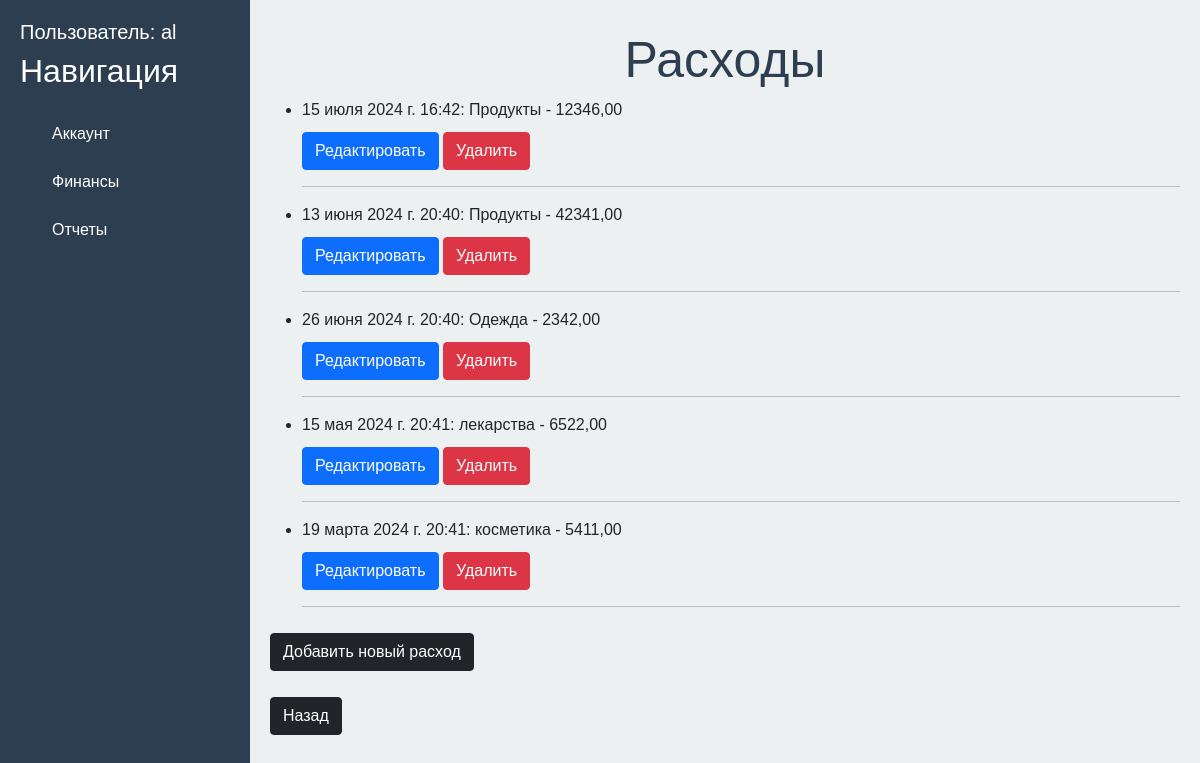
The app's page /myfinances/expense/ (signed in) with its own data.
### users/models.py (models this page shows)
class User(AbstractUser):
    pass

### finances/models.py (models this page shows, shortened)
class Expense(models.Model):
    user = models.ForeignKey(settings.AUTH_USER_MODEL, on_delete = models.CASCADE)
    category = models.CharField(max_length = 100)
    amount = models.DecimalField(max_digits = 10, decimal_places = 2, default=0)
    date = models.DateTimeField(default=timezone.now)

### finances/views.py (the view)
# urls.py: path('expense/', views.expense_list, name = 'expense_list'),                                    #Page with all expense records
@login_required
def expense_list(request):
    expenses = Expense.objects.filter(user=request.user)
    return render(request, 'finances/expense_list.html', {'expenses':expenses})

### finances/templates/finances/expense_list.html (shortened to what this page needs)
{% extends 'users/base.html'%}
{% block content %}
<div class="features">
    <h1> Расходы </h1>
    <ul>
        {% if expenses %}
            {% for elem in expenses%}
                <li>{{elem.date}}: {{elem.category}} - {{elem.amount}}</li>
                <a href="{% url 'expense_update' elem.id%}" class="btn btn-primary"> Редактировать </a>
                <a href="{% url 'expense_delete' elem.id%}" class="btn btn-danger"> Удалить </a>
                <hr>
            {% endfor %}
        {% else %}
            <p> Нет записей </p>
        {% endif %}
    </ul>
    <p>
        <a href="{% url 'expense_create' %}" class="btn btn-dark">Добавить новый расход </a>
    </p>
    <p>
        <a href="{% url 'finance_home' %}" class="btn btn-dark"> Назад </a>
    </p>
</div>
{% endblock %}

### users/templates/users/base.html (shortened to what this page needs)
{% load static%}
<!doctype html>
<html lang="en">
<head>
    <link href="https://cdn.jsdelivr.net/npm/bootstrap@5.0.2/dist/css/bootstrap.min.css" rel="stylesheet">
    <link rel = "stylesheet" href = "{% static 'users/css/users.css' %}">
</head>
<body>
    <aside>
        <h5> Пользователь: {{ user }} </h5>
        <h2> Навигация </h2>
        <nav>
            <ul>
                <a href = "{% url 'home' %}">
                    <li>  Аккаунт </li>
                </a>
                <a href = "{% url 'finance_home' %}">
                    <li>  Финансы </li>
                </a>
                <a href = "{% url 'report_home' %}">
                    <li>  Отчеты </li>
                </a>
            </ul>
        </nav>
    </aside>
    <main>
        {% block content %}
        {% endblock %}
    </main>
</body>
</html>

### users/static/users/css/users.css (style rules this page uses)
body { font-family: Arial, sans-serif; display: flex; height: 100vh; }
aside { width: 250px; background-color: #2c3e50; color: white; padding: 20px; height: 100vh; }
aside a { color: white; text-decoration: none; margin-bottom: 10px; padding: 10px; border-radius: 5px; }
aside a li { list-style-type: none; }
main { flex-grow: 1; background-color: #ecf0f1; padding: 20px; }
main .features h1 { font-size: 50px; margin-top: 10px; color: #2c3e50; text-align: center; }
main .features a { text-align: center; margin-top: 10px }

### records on screen
User: username "al"
Expense: date "15 июля 2024 г. 16:42", category "Продукты", amount "12346,00"
Expense: date "13 июня 2024 г. 20:40", category "Продукты", amount "42341,00"
Expense: date "26 июня 2024 г. 20:40", category "Одежда", amount "2342,00"
Expense: date "15 мая 2024 г. 20:41", category "лекарства", amount "6522,00"
Expense: date "19 марта 2024 г. 20:41", category "косметика", amount "5411,00"
